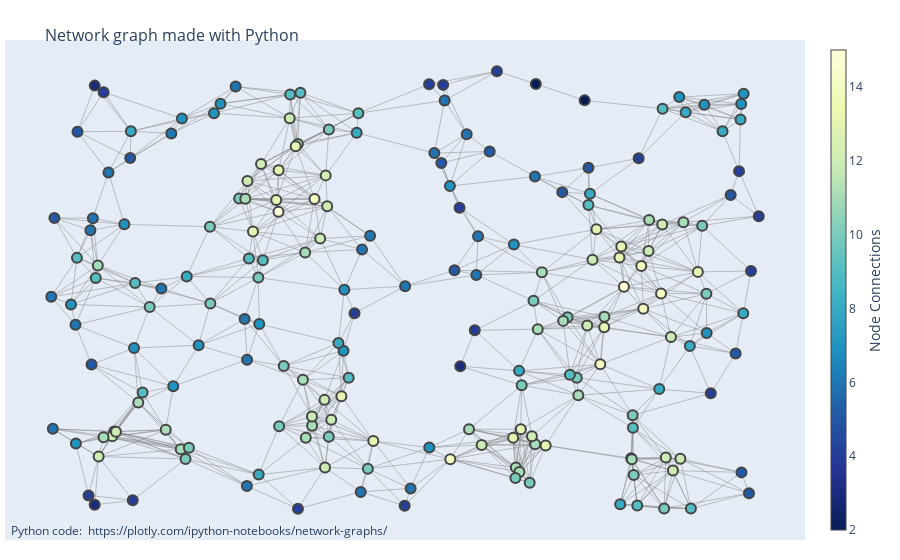

Notebook source saved alongside this figure:
### Code cell
# G = nx.random_geometric_graph(200, 0.125)
# # Create Edges
# # Add edges as disconnected lines in a single trace and nodes as a scatter trace

# edge_x = []
# edge_y = []
# for edge in G.edges():
#     x0, y0 = G.nodes[edge[0]]['pos']
#     x1, y1 = G.nodes[edge[1]]['pos']
#     edge_x.append(x0)
#     edge_x.append(x1)
#     edge_x.append(None)
#     edge_y.append(y0)
#     edge_y.append(y1)
#     edge_y.append(None)

# edge_trace = go.Scatter(
#     x=edge_x, y=edge_y,
#     line=dict(width=0.5, color='#888'),
#     hoverinfo='none',
#     mode='lines')

# node_x = []
# node_y = []
# for node in G.nodes():
#     x, y = G.nodes[node]['pos']
#     node_x.append(x)
#     node_y.append(y)

# node_trace = go.Scatter(
#     x=node_x, y=node_y,
#     mode='markers',
#     hoverinfo='text',
#     marker=dict(
#         showscale=True,
#         # colorscale options
#         #'Greys' | 'YlGnBu' | 'Greens' | 'YlOrRd' | 'Bluered' | 'RdBu' |
#         #'Reds' | 'Blues' | 'Picnic' | 'Rainbow' | 'Portland' | 'Jet' |
#         #'Hot' | 'Blackbody' | 'Earth' | 'Electric' | 'Viridis' |
#         colorscale='YlGnBu',
#         reversescale=True,
#         color=[],
#         size=10,
#         colorbar=dict(
#             thickness=15,
#             title='Node Connections',
#             xanchor='left',
#             titleside='right'
#         ),
#         line_width=2))
# # Color Node Points
# # Color node points by the number of connections.

# # Another option would be to size points by the number of connections i.e. node_trace.marker.size = node_adjacencies

# node_adjacencies = []
# node_text = []
# for node, adjacencies in enumerate(G.adjacency()):
#     node_adjacencies.append(len(adjacencies[1]))
#     node_text.append('# of connections: '+str(len(adjacencies[1])))

# node_trace.marker.color = node_adjacencies
# node_trace.text = node_text
# # Create Network Graph
# fig = go.Figure(data=[edge_trace, node_trace],
#              layout=go.Layout(
#                 title='<br>Network graph made with Python',
#                 titlefont_size=16,
#                 showlegend=False,
#                 hovermode='closest',
#                 margin=dict(b=20,l=5,r=5,t=40),
#                 annotations=[ dict(
#                     text="Python code: <a href='https://plotly.com/ipython-notebooks/network-graphs/'> https://plotly.com/ipython-notebooks/network-graphs/</a>",
#                     showarrow=False,
#                     xref="paper", yref="paper",
#                     x=0.005, y=-0.002 ) ],
#                 xaxis=dict(showgrid=False, zeroline=False, showticklabels=False),
#                 yaxis=dict(showgrid=False, zeroline=False, showticklabels=False))                )
# fig.show()

### Figure 1 — Plotly figure (JSON) as saved in the notebook; plotly's stock layout.template omitted (floating-point values rounded to 4 significant figures; data arrays with more than 128 entries replaced by an {"elided": "..."} marker saying what was removed)
{"data": [{"hoverinfo": "none", "line": {"color": "#888", "width": 0.5}, "mode": "lines", "type": "scatter", "x": {"elided": "2631 float values"}, "y": {"elided": "2631 float values"}}, {"hoverinfo": "text", "marker": {"color": {"elided": "200 int values"}, "colorbar": {"thickness": 15, "title": {"side": "right", "text": "Node Connections"}, "xanchor": "left"}, "colorscale": [[0, "rgb(255,255,217)"], [0.125, "rgb(237,248,177)"], [0.25, "rgb(199,233,180)"], [0.375, "rgb(127,205,187)"], [0.5, "rgb(65,182,196)"], [0.625, "rgb(29,145,192)"], [0.75, "rgb(34,94,168)"], [0.875, "rgb(37,52,148)"], [1, "rgb(8,29,88)"]], "line": {"width": 2}, "reversescale": true, "showscale": true, "size": 10}, "mode": "markers", "text": {"elided": "200 str values"}, "type": "scatter", "x": {"elided": "200 float values"}, "y": {"elided": "200 float values"}}], "layout": {"annotations": [{"showarrow": false, "text": "Python code: <a href='https://plotly.com/ipython-notebooks/network-graphs/'> https://plotly.com/ipython-notebooks/network-graphs/</a>", "x": 0.005, "xref": "paper", "y": -0.002, "yref": "paper"}], "hovermode": "closest", "margin": {"b": 20, "l": 5, "r": 5, "t": 40}, "showlegend": false, "title": {"font": {"size": 16}, "text": "<br>Network graph made with Python"}, "xaxis": {"showgrid": false, "showticklabels": false, "zeroline": false}, "yaxis": {"showgrid": false, "showticklabels": false, "zeroline": false}}}
